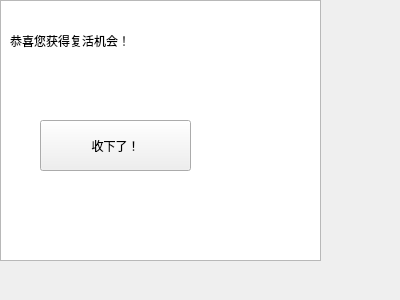
<?xml version="1.0" encoding="UTF-8"?>
<ui version="4.0">
 <class>randomEventThree</class>
 <widget class="QWidget" name="randomEventThree">
  <property name="geometry">
   <rect>
    <x>0</x>
    <y>0</y>
    <width>400</width>
    <height>300</height>
   </rect>
  </property>
  <property name="windowTitle">
   <string>Form</string>
  </property>
  <widget class="QTableView" name="tableView">
   <property name="geometry">
    <rect>
     <x>0</x>
     <y>0</y>
     <width>321</width>
     <height>261</height>
    </rect>
   </property>
  </widget>
  <widget class="QLabel" name="label">
   <property name="geometry">
    <rect>
     <x>10</x>
     <y>10</y>
     <width>221</width>
     <height>61</height>
    </rect>
   </property>
   <property name="text">
    <string>恭喜您获得复活机会！</string>
   </property>
  </widget>
  <widget class="QPushButton" name="pushButton">
   <property name="geometry">
    <rect>
     <x>40</x>
     <y>120</y>
     <width>151</width>
     <height>51</height>
    </rect>
   </property>
   <property name="text">
    <string>收下了！</string>
   </property>
  </widget>
 </widget>
 <resources/>
 <connections>
  <connection>
   <sender>pushButton</sender>
   <signal>clicked()</signal>
   <receiver>randomEventThree</receiver>
   <slot>close()</slot>
   <hints>
    <hint type="sourcelabel">
     <x>115</x>
     <y>145</y>
    </hint>
    <hint type="destinationlabel">
     <x>199</x>
     <y>149</y>
    </hint>
   </hints>
  </connection>
 </connections>
</ui>
